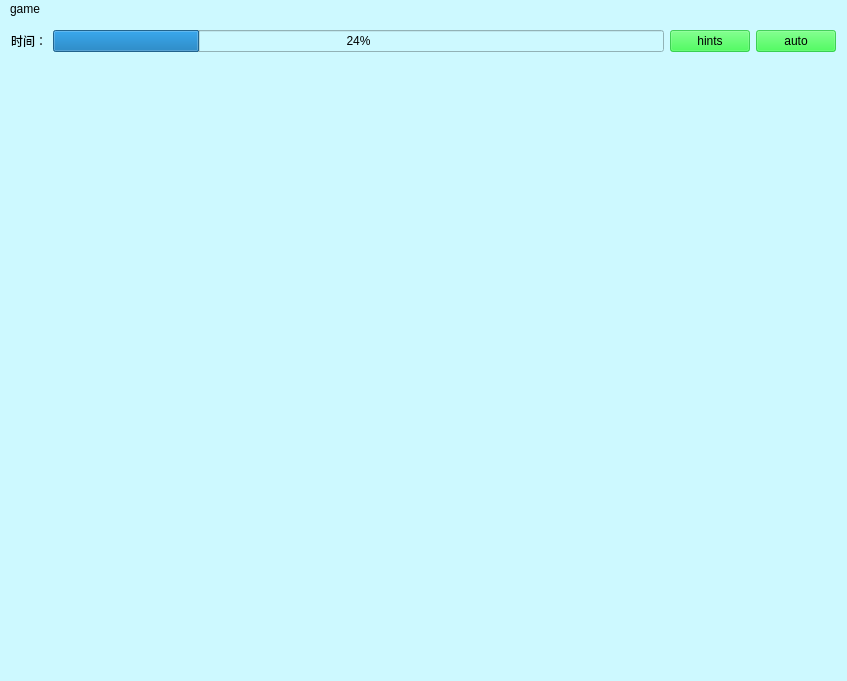
<?xml version="1.0" encoding="UTF-8"?>
<ui version="4.0">
 <class>MainGameWindow</class>
 <widget class="QMainWindow" name="MainGameWindow">
  <property name="geometry">
   <rect>
    <x>0</x>
    <y>0</y>
    <width>847</width>
    <height>681</height>
   </rect>
  </property>
  <property name="windowTitle">
   <string>MainGameWindow</string>
  </property>
  <property name="styleSheet">
   <string notr="true">background-color: rgb(205, 249, 255);</string>
  </property>
  <property name="toolButtonStyle">
   <enum>Qt::ToolButtonTextOnly</enum>
  </property>
  <widget class="QWidget" name="centralWidget">
   <layout class="QVBoxLayout" name="verticalLayout">
    <item>
     <layout class="QHBoxLayout" name="horizontalLayout">
      <item>
       <widget class="QLabel" name="label">
        <property name="text">
         <string>时间：</string>
        </property>
       </widget>
      </item>
      <item>
       <widget class="QProgressBar" name="timeBar">
        <property name="value">
         <number>24</number>
        </property>
       </widget>
      </item>
      <item>
       <widget class="QPushButton" name="hintBtn">
        <property name="styleSheet">
         <string notr="true">background-color: rgba(11, 255, 36, 161);</string>
        </property>
        <property name="text">
         <string>hints</string>
        </property>
       </widget>
      </item>
      <item>
       <widget class="QPushButton" name="robot_btn">
        <property name="styleSheet">
         <string notr="true">background-color: rgba(11, 255, 36, 161);</string>
        </property>
        <property name="text">
         <string>auto</string>
        </property>
       </widget>
      </item>
     </layout>
    </item>
    <item>
     <spacer name="verticalSpacer">
      <property name="orientation">
       <enum>Qt::Vertical</enum>
      </property>
      <property name="sizeHint" stdset="0">
       <size>
        <width>20</width>
        <height>593</height>
       </size>
      </property>
     </spacer>
    </item>
   </layout>
  </widget>
  <widget class="QMenuBar" name="menuBar">
   <property name="geometry">
    <rect>
     <x>0</x>
     <y>0</y>
     <width>847</width>
     <height>26</height>
    </rect>
   </property>
   <widget class="QMenu" name="menuGame">
    <property name="title">
     <string>game</string>
    </property>
    <addaction name="actionBasic"/>
    <addaction name="actionMedium"/>
    <addaction name="actionHard"/>
    <addaction name="separator"/>
   </widget>
   <addaction name="menuGame"/>
  </widget>
  <action name="actionBasic">
   <property name="text">
    <string>basic</string>
   </property>
  </action>
  <action name="actionMedium">
   <property name="text">
    <string>medium</string>
   </property>
  </action>
  <action name="actionHard">
   <property name="text">
    <string>hard</string>
   </property>
  </action>
 </widget>
 <layoutdefault spacing="6" margin="11"/>
 <resources/>
 <connections/>
</ui>
